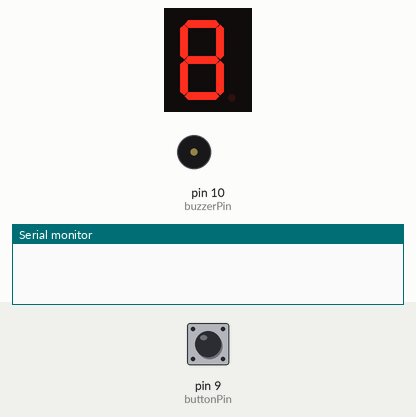
Recording of a sketch running on a simulated Arduino Uno, built with avr-gcc and run on an emulated ATmega328P. Parts: 1-digit seven-segment display, buzzer (waves = sounding), the last lines printed to the serial monitor. Wiring (from diagram.json): 1-digit 7-segment display, segments lit when LOW: segments pin 2, pin 3, pin 4, pin 5, pin 6, pin 7, pin 8. The inputs (shaded band) are chosen by the test bench; at power-on: pin 9 (buttonPin) HIGH. Random numbers use the default seed unless the sketch sets one; the segment pins are drawn as the display they are named for.

Above: at 1.2 s.
1.3 s: pin 9 (buttonPin) pulled LOW for 0.15 s
At 1.45 s:
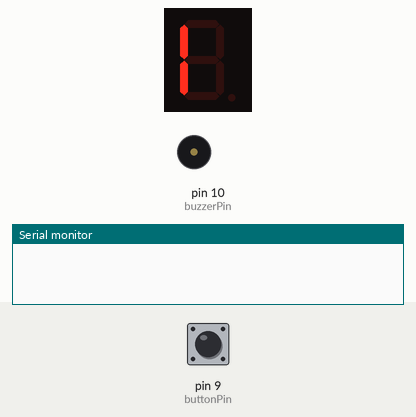
At 1.95 s:
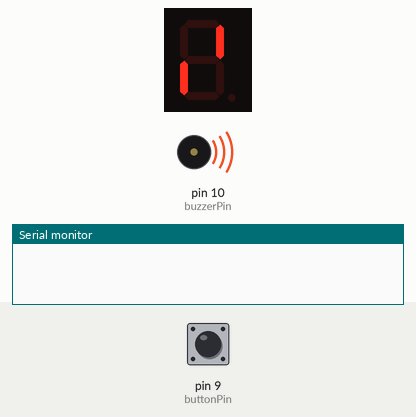
2.0 s: pin 9 (buttonPin) pulled LOW for 3.2 s
At 4.15 s:
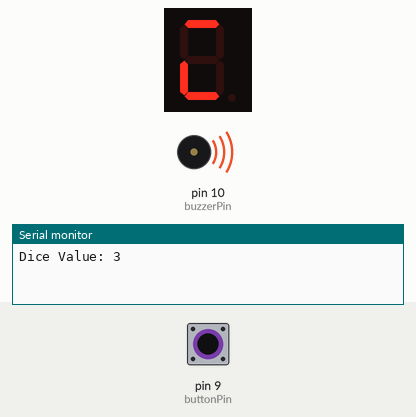
Timing chart, 0 to 7.9 s (numbered marks = the images above; inputs shaded):
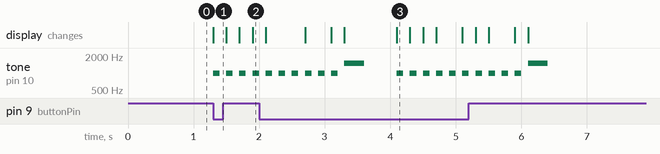

The sketch:

sketch.ino
```cpp
int segPins[] = {2,3,4,5,6,7,8}; // a,b,c,d,e,f,g
int buttonPin = 9;
int buzzerPin = 10;

// Numbers 1 to 6 (Common Cathode)
byte diceNumbers[6][7] = {
  {0,1,1,0,0,0,0}, // 1
  {1,1,0,1,1,0,1}, // 2
  {1,1,1,1,0,0,1}, // 3
  {0,1,1,0,0,1,1}, // 4
  {1,0,1,1,0,1,1}, // 5
  {1,0,1,1,1,1,1}  // 6
};

void setup() {
  for(int i=0; i<7; i++){
    pinMode(segPins[i], OUTPUT);
  }

  pinMode(buttonPin, INPUT_PULLUP);
  pinMode(buzzerPin, OUTPUT);

  Serial.begin(9600);
  randomSeed(analogRead(0)); // better randomness
}

void loop() {
  if(digitalRead(buttonPin) == LOW) {

    // Dice rolling effect
    for(int i=0; i<10; i++){
      int temp = random(0,6);
      displayNumber(temp);
      tone(buzzerPin, 1000);
      delay(100);
      noTone(buzzerPin);
      delay(100);
    }

    // Final dice value
    int diceValue = random(0,6);
    displayNumber(diceValue);

    Serial.print("Dice Value: ");
    Serial.println(diceValue + 1);

    // Final beep
    tone(buzzerPin, 1500);
    delay(300);
    noTone(buzzerPin);

    delay(500); // debounce
  }
}

// Function to display number
void displayNumber(int num) {
  for(int i=0; i<7; i++){
    digitalWrite(segPins[i], diceNumbers[num][i]);
  }
}
```

Measured:
- after the input at 1.3 s, tone on pin 10 (buzzerPin): alternates 1000 Hz for 0.10 s and silent for 0.10 s, starting at once; the display: changes at once (image 1)
